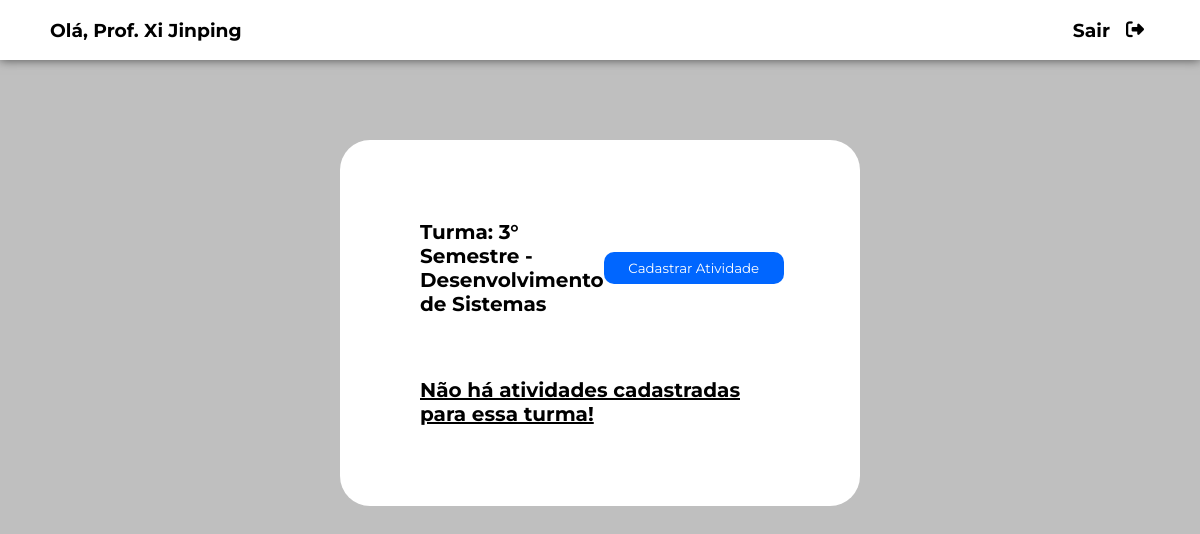
Screenshot of /tela_atividades/3 with the database file from the repository.
### app_escola/models.py (models this page shows, shortened)
class Professor(models.Model):
    nome = models.CharField(max_length=120)
    email = models.CharField(max_length=120)
    senha = models.CharField(max_length=120)
    def __str__(self):
        return self.nome

class Turma(models.Model):
    nome_turma = models.CharField(max_length=120)
    id_professor = models.ForeignKey(Professor, null=True, on_delete=models.PROTECT)

### app_escola/views.py (the view)
# urls.py: path('tela_atividades/<int:id_turma>', views.tela_atividades, name='tela_atividades'),
def tela_atividades(request, id_turma):
    atividades_turma = Atividade.objects.filter(id_turma_id = id_turma)
    turma = Turma.objects.filter(pk=id_turma).first()
    return render(request, 'tela_atividades.html', {
        "atividades_turma": atividades_turma,
        "turma_id": id_turma,
        "nome_turma": turma.nome_turma,
        "nome": turma.id_professor
    })

### app_escola/templates/tela_atividades.html (shortened to what this page needs)
{% load static %}
<!Doctype HTML>
<html lang="pt-br">
<head>
	<link rel="stylesheet" type="text/css" href="{% static 'css/tela_atividades.css' %}">
</head>
<body>
	<header>
		<nav class="navbar">
			<h3> Olá, {{nome}} </h3>
			<div class="logout-container">
				<h3> Sair </h3>
				<a href="{%url 'login' %}"><button type="submit"><i class="fa-solid fa-right-from-bracket"></i></button></a>
			</div>
		</nav>
	</header>
	<div class="general-container">
		<div class="table-container">
			<div class="container-cadastro">
                <p> Turma: {{nome_turma}} </p>
				<a href="{% url 'cadastro_atividade' id_turma=turma_id %}"><button type="submit" class="btn-cadastro"> Cadastrar Atividade </button></a>
			</div>
			{% if atividades_turma %}
					<table>
						<thead>
							<th> ID </th>
							<th> Nome </th>
							<th> Arquivos </th>
						</thead>
						<tbody>
							{% for atividade in atividades_turma %}
								<tr>
									<td> {{ atividade.id }} </td>
									<td> {{ atividade.nome_atividade }} </td>
									{% if atividade.arquivo %}
									<td> <a href="../../{{atividade.arquivo}}">Arquivo </a></td>
									{% else %}
									<td> Não há arquivos </td>
									{% endif %}
								</tr>
							{% endfor %}
						</tbody>
					</table>
			{% else %}
				<div style="display: flex; justify-content: center; margin-top: 30px;">
					<p style="font-size: 20px; font-weight: bold; text-decoration: underline;"> Não há atividades cadastradas para essa turma!</p>
				</div>
			{% endif %}
            </div>
		</div>
</body>
</html>

### app_escola/static/css/tela_atividades.css (style rules this page uses)
* { font-family: 'Montserrat', sans-serif; margin: 0; }
body { background-color: #bfbfbf; }
nav { width: 100vw; background-color: white; display: flex; justify-content: space-between; height: 60px; align-items: center; box-shadow: 0 0 10px rgba(0,0,0,0.6); }
nav h3 { margin-left: 50px; }
.logout-container { display: flex; margin-right: 50px; align-items: center; gap: 10px; }
.logout-container button { background: none; cursor: pointer; border: none; }
.logout-container button i { font-size: 18px; }
.general-container { display: flex; justify-content: center; margin-top: 5rem; }
.table-container { background-color: white; padding: 5rem; border-radius: 30px; display: flex; flex-direction: column; width: 30%; }
.container-cadastro { display: flex; justify-content: space-between; padding-bottom: 2rem; align-items: center; }
.container-cadastro p { font-weight: bold; font-size: 20px; word-wrap: break-word; max-width: 200px; }
.btn-cadastro, .btn-excluir, .btn-visualizar { padding: 8px; border-radius: 10px; border: none; color: white; cursor: pointer; }
.btn-cadastro { width: 180px; background-color: #0066ff; }

### rows the page displays
Professor: nome "Prof. Xi Jinping"
Turma: nome_turma "3° Semestre - Desenvolvimento de Sistemas"
